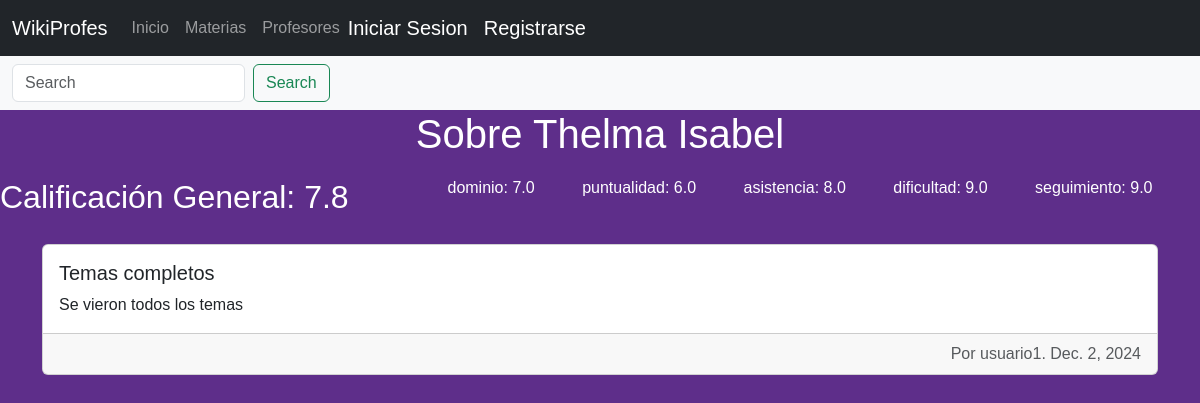
Page /profesor/3/ on the committed database.
### profesor/models.py (models this page shows, shortened)
class Profesor(models.Model):
    nombre = models.CharField(max_length=80)
    usuarios = models.ManyToManyField(User, through='publicacion.Publicacion')
    def get_general_rating(self):
        from publicacion.models import Publicacion  # Importación retrasada
        publicaciones = Publicacion.objects.filter(profesor=self)
        if not publicaciones.exists():
            return 0
        total = 0
        count = 0
        for pub in publicaciones:
            total += (pub.dominio + pub.puntualidad + pub.asistencia + pub.dificultad + pub.seguimiento)
            count += 1
        return total / (count * 5)  # Porque hay 5 rubros
    def get_rubric_averages(self):
        from publicacion.models import Publicacion  # Importación retrasada
        publicaciones = Publicacion.objects.filter(profesor=self)
        if not publicaciones.exists():
            return {}
        rubros = ['dominio', 'puntualidad', 'asistencia', 'dificultad', 'seguimiento']
        averages = {rubro: 0 for rubro in rubros}
        count = publicaciones.count()
        for pub in publicaciones:
            for rubro in rubros:
                averages[rubro] += getattr(pub, rubro)
        for rubro in rubros:
            averages[rubro] /= count
        return averages

### publicacion/models.py (models this page shows, shortened)
class Publicacion(models.Model):
    materia = models.ForeignKey(Materia, on_delete=models.CASCADE)
    profesor = models.ForeignKey(Profesor, on_delete=models.CASCADE)
    usuario = models.ForeignKey(User, on_delete=models.CASCADE)
    titulo = models.CharField(max_length=80)
    fecha = models.DateField()
    comentario = models.TextField(max_length=2000)
    dominio = models.IntegerField()
    puntualidad = models.IntegerField()
    asistencia = models.IntegerField()
    dificultad = models.IntegerField()
    seguimiento = models.IntegerField()

### publicacion/views.py (the view)
# urls.py: path('profesor/<int:pk>/', views.ProfesorView.as_view(), name='profesor'),
class ProfesorView(generic.DetailView):
    model = Profesor
    template_name = 'publicacion/profesor.html'
    context_object_name = 'profesor'
    def get_context_data(self, **kwargs):
        context = super().get_context_data(**kwargs)
        profesor = self.get_object()
        context['publicacion_list'] = Publicacion.objects.filter(profesor=profesor)
        context['general_rating'] = profesor.get_general_rating()
        context['rubric_averages'] = profesor.get_rubric_averages()
        return context

### templates/publicacion/profesor.html (shortened to what this page needs)
{% extends "base.html" %}
{% block content %}
<nav class="navbar navbar-expand-lg bg-body-tertiary">
    <div class="container-fluid">
                <form class="d-flex" role="search">
                <input class="form-control me-2" type="search" placeholder="Search" aria-label="Search">
                <button class="btn btn-outline-success" type="submit">Search</button>
                </form>
    </div>
</nav>
<h1>Sobre {{ profesor.nombre }}</h1>
<div style="display: flex; justify-content: space-between; margin-bottom: 20px;">
    <h2 style="flex: 1;">Calificación General: {{ general_rating }}</h2>
    <div style="display: flex; flex: 2; justify-content: space-evenly;">
        {% for rubro, promedio in rubric_averages.items %}
        <div style="text-align: center;">
            <h6>{{ rubro }}: {{ promedio }}</h6>
        </div>
        {% endfor %}
    </div>
</div>
{% for publicacion in publicacion_list %}
<section>
    <div class="container">
        <div class="card mb-3">
            <div class="card-body">
                <h5 class="card-title">{{ publicacion.titulo }}</h5>
                <p class="card-text">{{ publicacion.comentario }}</p>
            </div>
            <div class="card-footer text-body-secondary text-end">
                Por {{ publicacion.usuario }}. {{ publicacion.fecha }}
            </div>
        </div>
    </div>
</section>
{% endfor %}
{% endblock content %}

### static/css/style.css (style rules this page uses)
body { font-family: Arial, sans-serif; background-color: #4c1d95; color: #fff; margin: 0; padding: 0; }
body { background-color: #5e2e8a; color: #fff; }
.container { margin-top: 20px; }
h1 { font-size: 2.5em; margin-bottom: 20px; text-align: center; }
p { margin: 5px 0; }

### rows in the picture
Profesor: nombre "Thelma Isabel"
Publicacion: titulo "Temas completos", comentario "Se vieron todos los temas", usuario "usuario1", fecha "Dec. 2, 2024"

### other values in the picture
{{ general_rating }} "7.8"
{{ rubro }} "dominio" "puntualidad" "asistencia" "dificultad" "seguimiento"
{{ promedio }} "7.0" "6.0" "8.0" "9.0" "9.0"
